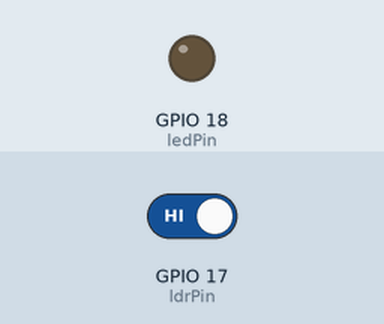
This program was run on a simulated Raspberry Pi (BCM pin numbers). Parts: output pins drawn as LEDs (lit = HIGH). Inputs (shaded band) come from the test bench; at power-on: GPIO 17 (ldrPin) HIGH.

Above: at 1.2 s.
1.3 s: GPIO 17 (ldrPin) driven LOW
At 2.7 s:
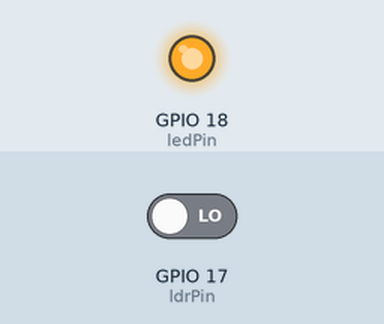
3.5 s: GPIO 17 (ldrPin) driven HIGH
At 5.4 s:
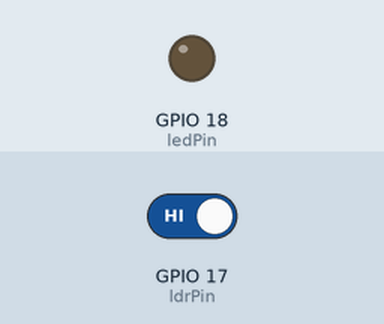
Timing chart, 0 to 6.9 s (numbered marks = the images above; inputs shaded):
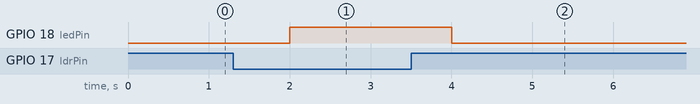

Measured:
- after the input at 1.3 s, GPIO 18 (ledPin): LOW → HIGH after 0.70 s
- after the input at 3.5 s, GPIO 18 (ledPin): HIGH → LOW after 0.50 s

The program:

LDR_Button.py
```python
import RPi.GPIO as GPIO
import time

GPIO.setmode(GPIO.BCM)

ledPin = 18
ldrPin = 17

GPIO.setup(ledPin,GPIO.OUT)
GPIO.setup(ldrPin,GPIO.IN)


def set_lamp_on():
    GPIO.output(ledPin, True)


def set_lamp_off():
    GPIO.output(ledPin, False)

while True:
    if GPIO.input(ldrPin) == 0:
        set_lamp_on()
    elif GPIO.input(ldrPin) == 1:
        set_lamp_off()
    time.sleep(1)

GPIO.cleanup()
```
